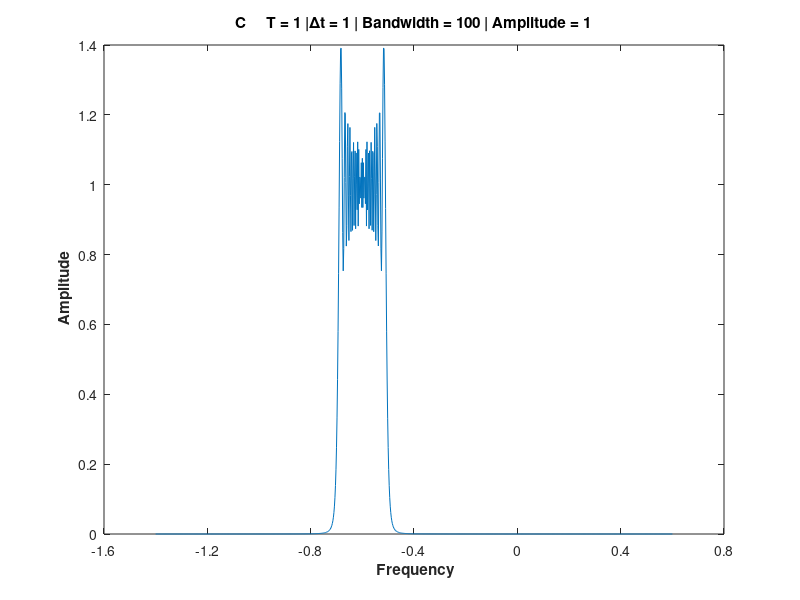

Write the MATLAB code that produced this figure.
clc;
clear all;
close all;

T = 1;
B = 100;
A = 1;

t = (-T/2:0.001:T/2);
p = A*exp(1j.*pi.*B.*(t.^2)./T);

del_t = 1;
new_t = t - del_t;

p = fftshift(abs(fft2(A*exp(1j.*pi.*B.*(new_t.^2)./T)))) ;
p1 = exp(1j.*2.*pi.*del_t)*p;
p2 = conj(p);

K = p1.*p2;

figure();
plot(t, K);

Xa = (-2/T:0.4:2/T);
xticklabels(Xa);

ya = get(gca, 'YTick');
Ya = ya./10000 ;
yticklabels(Ya);

title(['C     T = ',num2str(T), ' |\Deltat = ',num2str(del_t), ' | Bandwidth = ',num2str(B), ' | Amplitude = ',num2str(A)]);
ylabel('\bf Amplitude');
xlabel('\bf Frequency');

